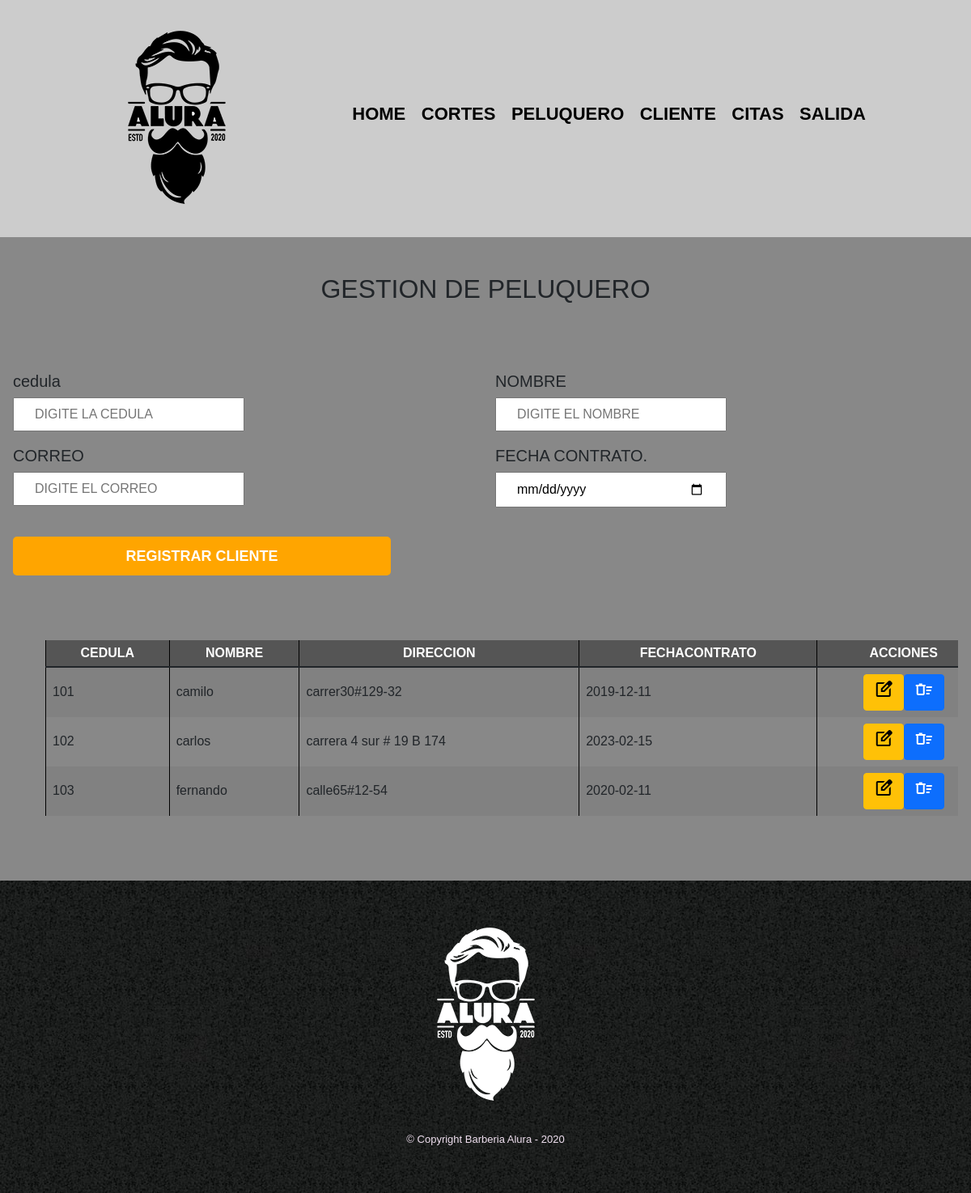
The app's page /Peluquero/menuP.php (signed in) with its own data.
### tables this page shows
CREATE TABLE `peluquero` (
  `cedulaP` int(11) NOT NULL,
  `nombreP` varchar(50) NOT NULL,
  `Direccion` varchar(50) NOT NULL,
  `Fechacontratacion` date DEFAULT NULL
);

### Peluquero/menuP.php (the view, shortened to what this page needs)
<?php
include('../class/classP.php');
if($_SESSION['usuario']){
?>
<!doctype html>
<html lang="es">
<head>
    <link rel="stylesheet" href="../bootstrap/css/bootstrap.min.css">
    <link rel="stylesheet" href="../sw/dist/sweetalert2.min.css">
    <link rel="stylesheet" href="../css/reset.css">
    <link rel="stylesheet" href="../css/style.css">
</head>
<body>
        <header>
            <div class="caja">
                <h1><img src="../imagenes/logo.png"></h1>
                <nav>
                    <ul class="navegacion">
                        <li><a href=../index.php>Home</a></li>
                        <li><a href=../Cortes/menuCor.php>Cortes</a></li>
                        <li><a href=../Peluquero/menuP.php>Peluquero</a></li>
                        <li><a href=../Clientes/menuc.php>Cliente</a></li>
                        <li><a href=../Citas/menuCiA.php>Citas</a></li>
                        <li><a href=../salir.php>Salida</a></li>
                    </ul>
                </nav>
            </div>
        </header>
    <main>
        <section class="diferenciales">
        <h2 class="titulo-principal">GESTION DE PELUQUERO</h2>
        <div class="card-body">
                <form name="form" action="insertP.php" method="post">
                    <div class="row">
                        <div class="col-md-6">
                            <label for="cedula">cedula</label>
                            <input type="number" name="cedulaP" class="input-padron" placeholder="DIGITE LA CEDULA">
                        </div>
                        <div class="col-md-6">
                            <label for="nom">NOMBRE</label>
                            <input type="text" name="nombreP" class="input-padron" placeholder="DIGITE EL NOMBRE">
                        </div>
                        <div class="col-md-6">
                            <label for="em">CORREO</label>
                            <input type="email" name="Correo" class="input-padron" placeholder="DIGITE EL CORREO">
                      </div>
                       <div class="col-md-6">
                            <label for="Fecha">FECHA CONTRATO.</label>
                            <input type="date" name="Fecha" class="input-padron">
                        </div>
                        <div class="col-md-12">
                            <br>
                            <input type="submit" class="enviar" value="REGISTRAR CLIENTE">
                        </div>
                </form>
            </div>
            <?php
$pelu = new Peluqueros();
$reg=$pelu->veralu();
?>
<div class="table-responsive">
    <table id="pelu" class="table table-bordered table-striped">
        <thead>
            <tr align="center">
                <th>CEDULA</th>
                <th>NOMBRE</th>
                <th>DIRECCION</th>
                <th>FECHACONTRATO</th>
                <th>ACCIONES</th>
                </tr>
</thead>
<tbody>
    <?php
    for($i=0;$i<count($reg);$i++){
       echo "<tr>
        <td>".$reg[$i]['cedulaP']."</td>
        <td>".$reg[$i]['nombreP']."</td>
        <td>".$reg[$i]['Direccion']."</td>
        <td>".$reg[$i]['Fechacontratacion']."</td>";
        ?>
        <td align='center'>
        <button class='btn btn-warning' onclick=window.location="./editarP.php?id=<?php echo $reg[$i]['cedulaP'];?>">
        <span class="material-symbols-outlined">edit_square</span>
        <button class='btn btn-primary' onclick="eliminar('eliminarP.php?id=<?php echo $reg[$i]['cedulaP'];?>')">
        <span class="material-symbols-outlined">delete_sweep</span>
        </td>
        </tr>
    <?php
    }
    ?>
</tbody>
</table>
</div>
        </section>
    </main>
    <footer>
            <img src="../imagenes/logo-blanco.png" alt="Logo de la Barberia Alura">
            <p class="copyright">&copy Copyright Barberia Alura - 2020</p>
        </footer>
</body>
</html>
<?php
}
?>

### css/style.css (style rules this page uses)
body { font-family: 'Montserrat', sans-serif; }
header { background-color: #CCCCCC; padding: 20px 0; }
.caja { width: 940px; position: relative; margin: 0 auto; }
nav { position: absolute; top: 110px; right: 0; }
nav li { display: inline; margin: 0 0 0 15px; }
nav a { text-transform: uppercase; color: #000000; font-weight: bold; font-size: 22px; text-decoration: none; }
footer { text-align: center; background: url(../imagenes/bg.jpg); padding: 40px; }
.copyright { color: #fefe; font-size: 13px; margin: 20px; }
form { margin: 40px 0; }
form label, form legend { display: block; font-size: 20px; margin: 0 0 10px; }
.input-padron { display: block; margin: 0 0 20px; padding: 10px 25px; width: 50%; }
.enviar { width: 40%; padding: 15px 0; font-size: 18px; font-weight: bold; color: white; background: orange; border: none; border-radius: 5px; transition: 1s all; cursor: pointer; }
table { margin: 40px 40px; }
thead { background: #555555; color: white; font-weight: bold; }
td, th { border: 1px solid #000000; padding: 8px; }
.titulo-principal { text-align: center; font-size: 2em; margin: 0 0 1em; clear: left; }
.diferenciales { padding: 3em 0; background: #888888; }

### records on screen
peluquero: cedulaP "101", nombreP "camilo", Direccion "carrer30#129-32", Fechacontratacion "2019-12-11"
peluquero: cedulaP "102", nombreP "carlos", Direccion "carrera 4 sur # 19 B 174", Fechacontratacion "2023-02-15"
peluquero: cedulaP "103", nombreP "fernando", Direccion "calle65#12-54", Fechacontratacion "2020-02-11"
